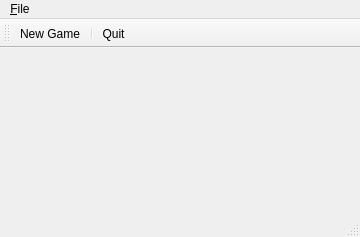
<?xml version="1.0" encoding="UTF-8"?>
<ui version="4.0">
 <class>MainWindow</class>
 <widget class="QMainWindow" name="MainWindow">
  <property name="geometry">
   <rect>
    <x>0</x>
    <y>0</y>
    <width>360</width>
    <height>237</height>
   </rect>
  </property>
  <property name="windowTitle">
   <string>MainWindow</string>
  </property>
  <widget class="QWidget" name="centralwidget">
   <layout class="QVBoxLayout" name="verticalLayout">
    <item>
     <widget class="QLabel" name="player1">
      <property name="text">
       <string/>
      </property>
     </widget>
    </item>
    <item>
     <widget class="TicTacToeWidget" name="gameBoard" native="true"/>
    </item>
    <item>
     <widget class="QLabel" name="player2">
      <property name="text">
       <string/>
      </property>
     </widget>
    </item>
   </layout>
  </widget>
  <widget class="QMenuBar" name="menubar">
   <property name="geometry">
    <rect>
     <x>0</x>
     <y>0</y>
     <width>360</width>
     <height>19</height>
    </rect>
   </property>
   <widget class="QMenu" name="menu_File">
    <property name="title">
     <string>&amp;File</string>
    </property>
    <addaction name="actionNewGame"/>
    <addaction name="separator"/>
    <addaction name="actionQuit"/>
   </widget>
   <addaction name="menu_File"/>
  </widget>
  <widget class="QStatusBar" name="statusbar"/>
  <widget class="QToolBar" name="toolBar">
   <property name="windowTitle">
    <string>toolBar</string>
   </property>
   <attribute name="toolBarArea">
    <enum>TopToolBarArea</enum>
   </attribute>
   <attribute name="toolBarBreak">
    <bool>false</bool>
   </attribute>
   <addaction name="actionNewGame"/>
   <addaction name="separator"/>
   <addaction name="actionQuit"/>
  </widget>
  <action name="actionNewGame">
   <property name="icon">
    <iconset resource="resources.qrc">
     <normaloff>:/newgame.png</normaloff>:/newgame.png</iconset>
   </property>
   <property name="text">
    <string>New Game</string>
   </property>
   <property name="toolTip">
    <string>Start new game</string>
   </property>
   <property name="shortcut">
    <string>Ctrl+N</string>
   </property>
  </action>
  <action name="actionQuit">
   <property name="icon">
    <iconset resource="resources.qrc">
     <normaloff>:/application-exit.png</normaloff>:/application-exit.png</iconset>
   </property>
   <property name="text">
    <string>Quit</string>
   </property>
   <property name="toolTip">
    <string>Exit the program</string>
   </property>
   <property name="shortcut">
    <string>Ctrl+Q</string>
   </property>
  </action>
 </widget>
 <customwidgets>
  <customwidget>
   <class>TicTacToeWidget</class>
   <extends>QWidget</extends>
   <header>tictactoewidget.h</header>
   <container>1</container>
  </customwidget>
 </customwidgets>
 <resources>
  <include location="resources.qrc"/>
 </resources>
 <connections/>
</ui>
